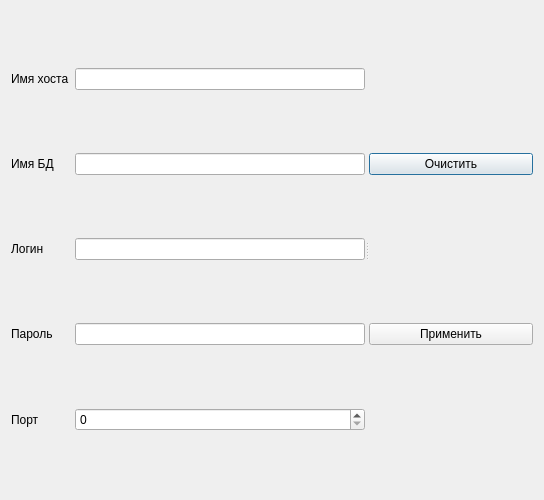
<?xml version="1.0" encoding="UTF-8"?>
<ui version="4.0">
 <class>Dialog</class>
 <widget class="QDialog" name="Dialog">
  <property name="geometry">
   <rect>
    <x>0</x>
    <y>0</y>
    <width>544</width>
    <height>500</height>
   </rect>
  </property>
  <property name="windowTitle">
   <string>Dialog</string>
  </property>
  <layout class="QHBoxLayout" name="horizontalLayout">
   <item>
    <widget class="QSplitter" name="splitter">
     <property name="orientation">
      <enum>Qt::Horizontal</enum>
     </property>
     <widget class="QWidget" name="">
      <layout class="QGridLayout" name="gridLayout">
       <item row="0" column="0">
        <widget class="QLabel" name="label">
         <property name="text">
          <string>Имя хоста</string>
         </property>
        </widget>
       </item>
       <item row="0" column="1">
        <widget class="QLineEdit" name="lineEdit"/>
       </item>
       <item row="1" column="0">
        <widget class="QLabel" name="label_2">
         <property name="text">
          <string>Имя БД</string>
         </property>
        </widget>
       </item>
       <item row="1" column="1">
        <widget class="QLineEdit" name="lineEdit_2"/>
       </item>
       <item row="2" column="0">
        <widget class="QLabel" name="label_3">
         <property name="text">
          <string>Логин</string>
         </property>
        </widget>
       </item>
       <item row="2" column="1">
        <widget class="QLineEdit" name="lineEdit_3"/>
       </item>
       <item row="3" column="0">
        <widget class="QLabel" name="label_4">
         <property name="text">
          <string>Пароль</string>
         </property>
        </widget>
       </item>
       <item row="3" column="1">
        <widget class="QLineEdit" name="lineEdit_4"/>
       </item>
       <item row="4" column="0">
        <widget class="QLabel" name="label_5">
         <property name="text">
          <string>Порт</string>
         </property>
        </widget>
       </item>
       <item row="4" column="1">
        <widget class="QSpinBox" name="spinBox"/>
       </item>
      </layout>
     </widget>
     <widget class="QWidget" name="">
      <layout class="QVBoxLayout" name="verticalLayout">
       <item>
        <widget class="QPushButton" name="pushButton">
         <property name="text">
          <string>Очистить</string>
         </property>
        </widget>
       </item>
       <item>
        <widget class="QPushButton" name="pushButton_2">
         <property name="text">
          <string>Применить</string>
         </property>
        </widget>
       </item>
      </layout>
     </widget>
    </widget>
   </item>
  </layout>
 </widget>
 <resources/>
 <connections>
  <connection>
   <sender>pushButton</sender>
   <signal>clicked()</signal>
   <receiver>lineEdit_2</receiver>
   <slot>clear()</slot>
   <hints>
    <hint type="sourcelabel">
     <x>413</x>
     <y>166</y>
    </hint>
    <hint type="destinationlabel">
     <x>373</x>
     <y>175</y>
    </hint>
   </hints>
  </connection>
  <connection>
   <sender>pushButton</sender>
   <signal>clicked()</signal>
   <receiver>lineEdit_3</receiver>
   <slot>clear()</slot>
   <hints>
    <hint type="sourcelabel">
     <x>499</x>
     <y>171</y>
    </hint>
    <hint type="destinationlabel">
     <x>367</x>
     <y>261</y>
    </hint>
   </hints>
  </connection>
  <connection>
   <sender>pushButton</sender>
   <signal>clicked()</signal>
   <receiver>lineEdit_4</receiver>
   <slot>clear()</slot>
   <hints>
    <hint type="sourcelabel">
     <x>511</x>
     <y>168</y>
    </hint>
    <hint type="destinationlabel">
     <x>369</x>
     <y>331</y>
    </hint>
   </hints>
  </connection>
  <connection>
   <sender>pushButton</sender>
   <signal>clicked()</signal>
   <receiver>spinBox</receiver>
   <slot>clear()</slot>
   <hints>
    <hint type="sourcelabel">
     <x>520</x>
     <y>165</y>
    </hint>
    <hint type="destinationlabel">
     <x>375</x>
     <y>420</y>
    </hint>
   </hints>
  </connection>
  <connection>
   <sender>pushButton_2</sender>
   <signal>clicked(bool)</signal>
   <receiver>Dialog</receiver>
   <slot>close()</slot>
   <hints>
    <hint type="sourcelabel">
     <x>463</x>
     <y>336</y>
    </hint>
    <hint type="destinationlabel">
     <x>271</x>
     <y>249</y>
    </hint>
   </hints>
  </connection>
 </connections>
</ui>
